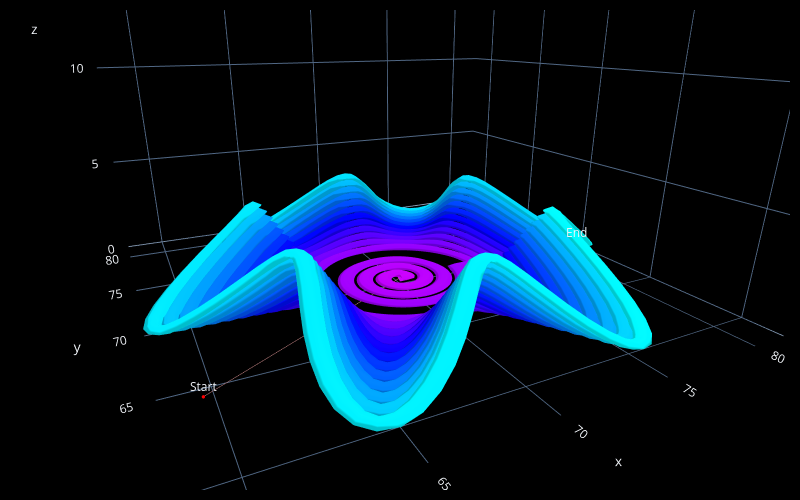

The notebook cell this image was saved under:
### Code cell
# preview

annotations = [
    fc.PlotAnnotation(point=design_steps[0], label='Start'),
    fc.PlotAnnotation(point=design_steps[-1], label='End'),
]

fc.transform(
    design_steps + annotations,
    'plot',
    fc.PlotControls(
        color_type='print_sequence',
        initialization_data={'extrusion_width': EW, 'extrusion_height': EH},
    ),
)

### Figure 1 — Plotly figure (JSON) as saved in the notebook; plotly's stock layout.template omitted (floating-point values rounded to 4 significant figures; data arrays with more than 128 entries replaced by an {"elided": "..."} marker saying what was removed)
{"data": [{"line": {"color": ["rgb(191.25, 127.50, 127.50)", "rgb(191.25, 127.50, 127.50)"], "width": 1}, "mode": "lines", "showlegend": false, "type": "scatter3d", "x": [59.61, 70], "y": [64, 70], "z": [0.32, 0.32]}, {"i": {"elided": "13320 int values"}, "j": {"elided": "13320 int values"}, "k": {"elided": "13320 int values"}, "type": "mesh3d", "vertexcolor": {"elided": "6664 str values"}, "x": {"elided": "6664 float values"}, "y": {"elided": "6664 float values"}, "z": {"elided": "6664 float values"}}, {"marker": {"color": "red", "size": 2}, "mode": "markers", "showlegend": false, "type": "scatter3d", "x": [59.61, 81.44], "y": [64, 70], "z": [0.32, 0.32]}], "layout": {"height": 500, "margin": {"b": 10, "l": 10, "pad": 4, "r": 10, "t": 10}, "paper_bgcolor": "black", "scene": {"annotations": [{"showarrow": false, "text": "Start", "x": 59.61, "y": 64, "yshift": 10, "z": 0.32}, {"showarrow": false, "text": "End", "x": 81.44, "y": 70, "yshift": 10, "z": 0.32}], "aspectmode": "cube", "camera": {"center": {"x": 0, "y": 0, "z": -0.424}, "eye": {"x": -0.5, "y": -1, "z": 0}}, "xaxis": {"backgroundcolor": "black", "nticks": 10, "range": [58.16, 81.84]}, "yaxis": {"backgroundcolor": "black", "nticks": 10, "range": [58.16, 81.84]}, "zaxis": {"backgroundcolor": "black", "nticks": 10, "range": [0, 23.68]}}, "width": 800}}
